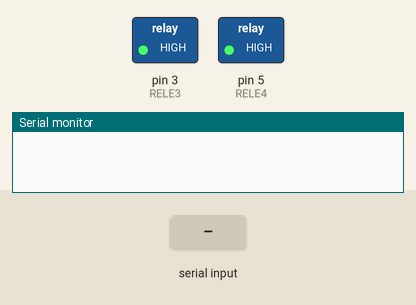
Bench run of a sketch on a simulated Arduino Uno, built with avr-gcc and run on an emulated ATmega328P. Shown: switched loads named in the sketch (green lamp = pin HIGH), the last lines printed to the serial monitor. The test bench sets the inputs (shaded band).

Above: at 1.2 s.
1.3 s: "adelante" received over Serial
At 3.3 s:
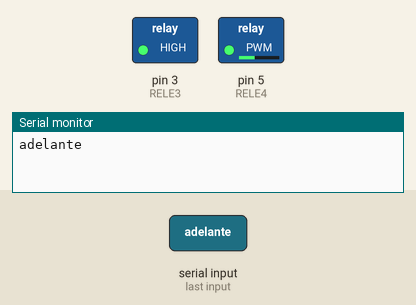
3.8 s: "atras" received over Serial
At 5.1 s:
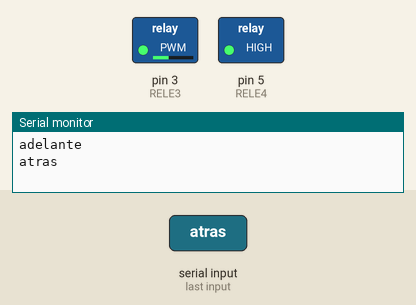
6.3 s: "1" received over Serial
At 8.0 s:
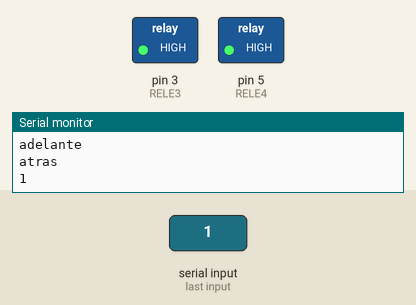
8.8 s: "adelante" received over Serial
At 10.2 s:
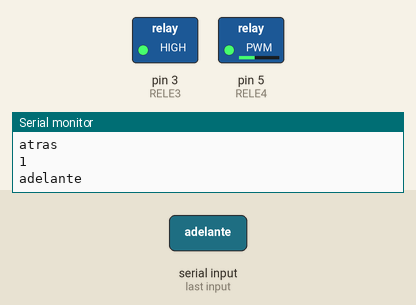
11.3 s: "0" received over Serial
At 13.0 s:
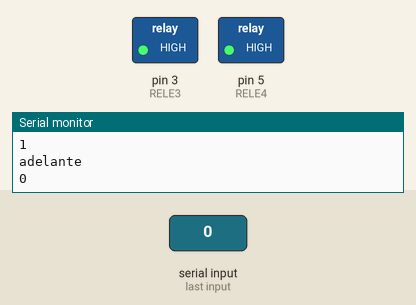
Timing chart, 0 to 14.5 s (numbered marks = the images above; inputs shaded):
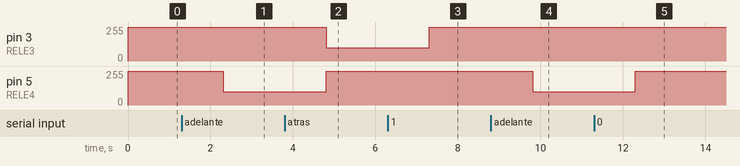

The sketch:

control_motor.ino
```cpp
#define MOTOR 10
#define POTENCIOMETRO A0
#define VELOCIDAD_MAX 100
#define RELE3 3
#define RELE4 5
String palabra_clave;
String estado;
int estado_rele3;
int estado_rele4;

typedef enum {
  ON = LOW,
  OFF = HIGH
} estado_t;

void acelerar_adelante ();
void desacelerar (int rueda,int velocidad);
void acelerar (int rueda, int velocidad);
void invertir_sentido (int pin_apagar, int pin_prender);
void detener ();

void setup()
{
  pinMode(RELE3,OUTPUT);
  pinMode(RELE4,OUTPUT);
  digitalWrite(RELE3,OFF);
  estado_rele3 = OFF;
  digitalWrite(RELE4,OFF);
  estado_rele4 = OFF;
 Serial.begin(9600);
}


void loop()
{
 //int level = analogRead(POTENCIOMETRO);
 //acelerar_desacelerar(level);
 if(Serial.available()){
    palabra_clave = Serial.readString();
    Serial.println(palabra_clave);
    if(palabra_clave == "adelante"){
      acelerar_adelante();
    }
    else if(palabra_clave == "atras"){
      acelerar_atras();
    }
    else{
      detener();
    }
  }
}

void acelerar_adelante () {
  if (estado_rele3 == ON) {
    desacelerar (RELE3, VELOCIDAD_MAX);
  }
  invertir_sentido (RELE3, RELE4);
  estado_rele4 = ON;
  estado_rele3 = OFF;
  acelerar (RELE4,VELOCIDAD_MAX);
}

void acelerar_atras () {
  if (estado_rele4 == ON) {
    desacelerar (RELE4, VELOCIDAD_MAX);
  }
  invertir_sentido (RELE4, RELE3);
  estado_rele3 = ON;
  estado_rele4 = OFF;
  acelerar (RELE3,VELOCIDAD_MAX);
}

void desacelerar (int rueda, int velocidad) {
  for (size_t i = velocidad; i > 0; i--)
    analogWrite (rueda, i);
}

void acelerar (int rueda, int velocidad) {
  for (size_t i = 0; i < velocidad; i++)
    analogWrite (rueda, i);
}

void invertir_sentido (int pin_apagar, int pin_prender) {
    digitalWrite (pin_apagar, OFF);
    digitalWrite (pin_prender, ON);
}

void detener () {
  if (estado_rele3 == ON) {
    desacelerar (RELE3, VELOCIDAD_MAX);
    digitalWrite (RELE3, OFF);
    estado_rele3 = OFF;
  }
  else if (estado_rele4 == ON) {
    desacelerar (RELE4, VELOCIDAD_MAX);
    digitalWrite (RELE4, OFF);
    estado_rele4 = OFF;
  }

}
```

Measured:
- after the input at 1.3 s, pin 5 (RELE4): 255/255 → 99/255 after 1.0 s
- after the input at 3.8 s, pin 3 (RELE3): 255/255 → 99/255 after 1.0 s; pin 5 (RELE4): 99/255 → 255/255 after 1.0 s
- after the input at 6.3 s, pin 3 (RELE3): 99/255 → 255/255 after 1.0 s
- after the input at 8.8 s, pin 5 (RELE4): 255/255 → 99/255 after 1.0 s
- after the input at 11.3 s, pin 5 (RELE4): 99/255 → 255/255 after 1.0 s
